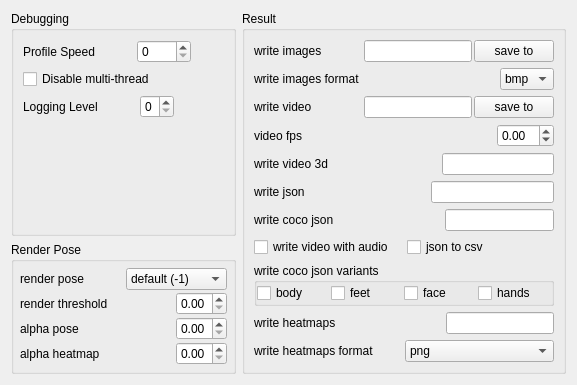
      <widget class="QWidget" name="tab_page">
       <attribute name="title">
        <string>output</string>
       </attribute>
       <layout class="QGridLayout" name="gridLayout_2">
        <item row="0" column="1" rowspan="4">
         <widget class="QGroupBox" name="groupBox_Result">
          <property name="title">
           <string>Result</string>
          </property>
          <layout class="QGridLayout" name="gridLayout_6">
           <item row="15" column="0">
            <layout class="QHBoxLayout" name="horizontalLayout_write_heatmaps">
             <property name="spacing">
              <number>2</number>
             </property>
             <item>
              <widget class="QLabel" name="label_write_heatmaps">
               <property name="toolTip">
                <string>&lt;html&gt;&lt;head/&gt;&lt;body&gt;&lt;p&gt;Directory to write body pose heatmaps in PNG format. At least 1 `add_heatmaps_X` flag must be enabled.&lt;/p&gt;&lt;/body&gt;&lt;/html&gt;</string>
               </property>
               <property name="text">
                <string>write heatmaps</string>
               </property>
              </widget>
             </item>
             <item>
              <spacer name="horizontalSpacer_34">
               <property name="orientation">
                <enum>Qt::Horizontal</enum>
               </property>
               <property name="sizeHint" stdset="0">
                <size>
                 <width>40</width>
                 <height>20</height>
                </size>
               </property>
              </spacer>
             </item>
             <item>
              <widget class="QLineEdit" name="lineEdit_write_heatmaps">
               <property name="inputMask">
                <string/>
               </property>
              </widget>
             </item>
            </layout>
           </item>
           <item row="16" column="0">
            <layout class="QHBoxLayout" name="horizontalLayout_write_heatmaps_format">
             <property name="spacing">
              <number>2</number>
             </property>
             <item>
              <widget class="QLabel" name="label_write_heatmaps_format">
               <property name="toolTip">
                <string>&lt;html&gt;&lt;head/&gt;&lt;body&gt;&lt;p&gt;File extension and format for `write_heatmaps`, analogous to `write_images_format`. For lossless compression, recommended `png` for integer `heatmaps_scale` and `float` for floating values.&lt;/p&gt;&lt;/body&gt;&lt;/html&gt;</string>
               </property>
               <property name="text">
                <string>write heatmaps format</string>
               </property>
              </widget>
             </item>
             <item>
              <widget class="QComboBox" name="comboBox_write_heatmaps_format">
               <item>
                <property name="text">
                 <string>png</string>
                </property>
               </item>
               <item>
                <property name="text">
                 <string>float</string>
                </property>
               </item>
              </widget>
             </item>
            </layout>
           </item>
           <item row="6" column="0">
            <layout class="QHBoxLayout" name="horizontalLayout_write_json">
             <property name="spacing">
              <number>2</number>
             </property>
             <item>
              <widget class="QLabel" name="label_write_json">
               <property name="toolTip">
                <string>&lt;html&gt;&lt;head/&gt;&lt;body&gt;&lt;p&gt;Directory to write OpenPose output in JSON format. It includes body, hand, and face pose keypoints (2-D and 3-D), as well as pose candidates (if `--part_candidates` enabled).&lt;/p&gt;&lt;/body&gt;&lt;/html&gt;</string>
               </property>
               <property name="text">
                <string>write json</string>
               </property>
              </widget>
             </item>
             <item>
              <spacer name="horizontalSpacer_31">
               <property name="orientation">
                <enum>Qt::Horizontal</enum>
               </property>
               <property name="sizeHint" stdset="0">
                <size>
                 <width>40</width>
                 <height>20</height>
                </size>
               </property>
              </spacer>
             </item>
             <item>
              <widget class="QLineEdit" name="lineEdit_write_json">
               <property name="inputMask">
                <string/>
               </property>
              </widget>
             </item>
            </layout>
           </item>
           <item row="2" column="0">
            <layout class="QHBoxLayout" name="horizontalLayout_write_video">
             <property name="spacing">
              <number>2</number>
             </property>
             <item>
              <widget class="QLabel" name="label_write_video">
               <property name="toolTip">
                <string>&lt;html&gt;&lt;head/&gt;&lt;body&gt;&lt;p&gt;Full file path to write rendered frames in motion JPEG video format. It might fail if the final path does not finish in `.avi`. It internally uses cv::VideoWriter. Flag`write_video_fps` controls FPS. Alternatively, the video extension can be `.mp4`, resulting in a file with a much smaller size and allowing `--write_video_with_audio`. However, that would require: 1) Ubuntu or Mac system, 2) FFmpeg library installed (`sudo apt-get install ffmpeg`), 3) the creation temporarily of a folder with the same file path than the final video (without the extension) to storage the intermediate frames that will later be used to generate the final MP4 video.&lt;/p&gt;&lt;/body&gt;&lt;/html&gt;</string>
               </property>
               <property name="text">
                <string>write video</string>
               </property>
              </widget>
             </item>
             <item>
              <spacer name="horizontalSpacer_28">
               <property name="orientation">
                <enum>Qt::Horizontal</enum>
               </property>
               <property name="sizeHint" stdset="0">
                <size>
                 <width>40</width>
                 <height>20</height>
                </size>
               </property>
              </spacer>
             </item>
             <item>
              <widget class="QLineEdit" name="lineEdit_write_video">
               <property name="inputMask">
                <string/>
               </property>
              </widget>
             </item>
             <item>
              <widget class="QPushButton" name="pushButton_write_video">
               <property name="text">
                <string>save to</string>
               </property>
              </widget>
             </item>
            </layout>
           </item>
           <item row="3" column="0">
            <layout class="QHBoxLayout" name="horizontalLayout_write_video_fps">
             <property name="spacing">
              <number>2</number>
             </property>
             <item>
              <widget class="QLabel" name="label_write_video_fps">
               <property name="toolTip">
                <string>&lt;html&gt;&lt;head/&gt;&lt;body&gt;&lt;p&gt;Frame rate for the recorded video. By default, it will try to get the input frames producer frame rate (e.g., input video or webcam frame rate). If the input frames producer does not have a set FPS (e.g., image_dir or webcam if OpenCV not compiled with its support), set this value accordingly (e.g., to the frame rate displayed by the OpenPose GUI).&lt;/p&gt;&lt;/body&gt;&lt;/html&gt;</string>
               </property>
               <property name="text">
                <string>video fps</string>
               </property>
              </widget>
             </item>
             <item>
              <spacer name="horizontalSpacer_27">
               <property name="orientation">
                <enum>Qt::Horizontal</enum>
               </property>
               <property name="sizeHint" stdset="0">
                <size>
                 <width>40</width>
                 <height>20</height>
                </size>
               </property>
              </spacer>
             </item>
             <item>
              <widget class="QDoubleSpinBox" name="doubleSpinBox_write_video_fps">
               <property name="minimum">
                <double>-1.000000000000000</double>
               </property>
              </widget>
             </item>
            </layout>
           </item>
           <item row="5" column="0">
            <layout class="QHBoxLayout" name="horizontalLayout_write_video_3d">
             <property name="spacing">
              <number>2</number>
             </property>
             <item>
              <widget class="QLabel" name="label_write_video_3d">
               <property name="toolTip">
                <string>&lt;html&gt;&lt;head/&gt;&lt;body&gt;&lt;p&gt;Analogous to `--write_video`, but applied to the 3D output.&lt;/p&gt;&lt;/body&gt;&lt;/html&gt;</string>
               </property>
               <property name="text">
                <string>write video 3d</string>
               </property>
              </widget>
             </item>
             <item>
              <spacer name="horizontalSpacer_30">
               <property name="orientation">
                <enum>Qt::Horizontal</enum>
               </property>
               <property name="sizeHint" stdset="0">
                <size>
                 <width>40</width>
                 <height>20</height>
                </size>
               </property>
              </spacer>
             </item>
             <item>
              <widget class="QLineEdit" name="lineEdit_write_video_3d">
               <property name="inputMask">
                <string/>
               </property>
              </widget>
             </item>
            </layout>
           </item>
           <item row="1" column="0">
            <layout class="QHBoxLayout" name="horizontalLayout_write_images_format">
             <property name="spacing">
              <number>2</number>
             </property>
             <item>
              <widget class="QLabel" name="label_write_images_format">
               <property name="toolTip">
                <string>&lt;html&gt;&lt;head/&gt;&lt;body&gt;&lt;p&gt;File extension and format for `write_images`, e.g., png, jpg or bmp. Check the OpenCV function cv::imwrite for all compatible extensions.&lt;/p&gt;&lt;/body&gt;&lt;/html&gt;</string>
               </property>
               <property name="text">
                <string>write images format</string>
               </property>
              </widget>
             </item>
             <item>
              <spacer name="horizontalSpacer_35">
               <property name="orientation">
                <enum>Qt::Horizontal</enum>
               </property>
               <property name="sizeHint" stdset="0">
                <size>
                 <width>40</width>
                 <height>20</height>
                </size>
               </property>
              </spacer>
             </item>
             <item>
              <widget class="QComboBox" name="comboBox_write_images_format">
               <item>
                <property name="text">
                 <string>bmp</string>
                </property>
               </item>
               <item>
                <property name="text">
                 <string>dib</string>
                </property>
               </item>
               <item>
                <property name="text">
                 <string>jpeg</string>
                </property>
               </item>
               <item>
                <property name="text">
                 <string>jpg</string>
                </property>
               </item>
               <item>
                <property name="text">
                 <string>jpe</string>
                </property>
               </item>
               <item>
                <property name="text">
                 <string>jp2</string>
                </property>
               </item>
               <item>
                <property name="text">
                 <string>png</string>
                </property>
               </item>
               <item>
                <property name="text">
                 <string>pbm</string>
                </property>
               </item>
               <item>
                <property name="text">
                 <string>pgm</string>
                </property>
               </item>
               <item>
                <property name="text">
                 <string>ppm</string>
                </property>
               </item>
               <item>
                <property name="text">
                 <string>sr</string>
                </property>
               </item>
               <item>
                <property name="text">
                 <string>ras</string>
                </property>
               </item>
               <item>
                <property name="text">
                 <string>tiff</string>
                </property>
               </item>
               <item>
                <property name="text">
                 <string>tif</string>
                </property>
               </item>
              </widget>
             </item>
            </layout>
           </item>
           <item row="0" column="0">
            <layout class="QHBoxLayout" name="horizontalLayout_write_images">
             <property name="spacing">
              <number>2</number>
             </property>
             <item>
              <widget class="QLabel" name="label_write_images">
               <property name="toolTip">
                <string>&lt;html&gt;&lt;head/&gt;&lt;body&gt;&lt;p&gt;Directory to write rendered frames in `write_images_format` image format.&lt;/p&gt;&lt;/body&gt;&lt;/html&gt;</string>
               </property>
               <property name="text">
                <string>write images</string>
               </property>
              </widget>
             </item>
             <item>
              <spacer name="horizontalSpacer_29">
               <property name="orientation">
                <enum>Qt::Horizontal</enum>
               </property>
               <property name="sizeHint" stdset="0">
                <size>
                 <width>40</width>
                 <height>20</height>
                </size>
               </property>
              </spacer>
             </item>
             <item>
              <widget class="QLineEdit" name="lineEdit_write_images">
               <property name="inputMask">
                <string/>
               </property>
              </widget>
             </item>
             <item>
              <widget class="QPushButton" name="pushButton_write_images">
               <property name="sizePolicy">
                <sizepolicy hsizetype="Minimum" vsizetype="Fixed">
                 <horstretch>0</horstretch>
                 <verstretch>0</verstretch>
                </sizepolicy>
               </property>
               <property name="text">
                <string>save to</string>
               </property>
              </widget>
             </item>
            </layout>
           </item>
           <item row="14" column="0">
            <widget class="QGroupBox" name="groupBox_write_coco_json_variants">
             <property name="title">
              <string>write coco json variants</string>
             </property>
             <layout class="QGridLayout" name="gridLayout_4">
              <property name="leftMargin">
               <number>0</number>
              </property>
              <property name="topMargin">
               <number>0</number>
              </property>
              <property name="rightMargin">
               <number>0</number>
              </property>
              <property name="bottomMargin">
               <number>0</number>
              </property>
              <property name="spacing">
               <number>0</number>
              </property>
              <item row="0" column="3">
               <widget class="QCheckBox" name="checkBox_hands">
                <property name="text">
                 <string>hands</string>
                </property>
               </widget>
              </item>
              <item row="0" column="0">
               <widget class="QCheckBox" name="checkBox_body">
                <property name="text">
                 <string>body</string>
                </property>
               </widget>
              </item>
              <item row="0" column="1">
               <widget class="QCheckBox" name="checkBox_feet">
                <property name="text">
                 <string>feet</string>
                </property>
               </widget>
              </item>
              <item row="0" column="2">
               <widget class="QCheckBox" name="checkBox_face">
                <property name="text">
                 <string>face</string>
                </property>
               </widget>
              </item>
             </layout>
            </widget>
           </item>
           <item row="7" column="0">
            <layout class="QHBoxLayout" name="horizontalLayout_write_coco_json">
             <property name="spacing">
              <number>2</number>
             </property>
             <item>
              <widget class="QLabel" name="label_write_coco_json">
               <property name="toolTip">
                <string>&lt;html&gt;&lt;head/&gt;&lt;body&gt;&lt;p&gt;Full file path to write people pose data with JSON COCO validation format. If foot, face, hands, etc. JSON is also desired (`--write_coco_json_variants`), they are saved with different file name suffix.&lt;/p&gt;&lt;/body&gt;&lt;/html&gt;</string>
               </property>
               <property name="text">
                <string>write coco json</string>
               </property>
              </widget>
             </item>
             <item>
              <spacer name="horizontalSpacer_32">
               <property name="orientation">
                <enum>Qt::Horizontal</enum>
               </property>
               <property name="sizeHint" stdset="0">
                <size>
                 <width>40</width>
                 <height>20</height>
                </size>
               </property>
              </spacer>
             </item>
             <item>
              <widget class="QLineEdit" name="lineEdit_write_coco_json">
               <property name="inputMask">
                <string/>
               </property>
              </widget>
             </item>
            </layout>
           </item>
           <item row="8" column="0">
            <layout class="QHBoxLayout" name="horizontalLayout">
             <item>
              <widget class="QCheckBox" name="checkBox_write_video_with_audio">
               <property name="toolTip">
                <string>&lt;html&gt;&lt;head/&gt;&lt;body&gt;&lt;p&gt;If the input is video and the output is so too, it will save the video with audio. It requires the output video file path finishing in `.mp4` format (see `write_video` for details).&lt;/p&gt;&lt;/body&gt;&lt;/html&gt;</string>
               </property>
               <property name="text">
                <string>write video with audio</string>
               </property>
              </widget>
             </item>
             <item>
              <widget class="QCheckBox" name="CheckBox_json2csv">
               <property name="toolTip">
                <string>&lt;html&gt;&lt;head/&gt;&lt;body&gt;&lt;p&gt;conver the write json file to csv file&lt;/p&gt;&lt;/body&gt;&lt;/html&gt;</string>
               </property>
               <property name="text">
                <string>json to csv</string>
               </property>
              </widget>
             </item>
            </layout>
           </item>
          </layout>
         </widget>
        </item>
        <item row="3" column="0">
         <widget class="QGroupBox" name="groupBox_Render_Pose">
          <property name="title">
           <string>Render Pose</string>
          </property>
          <layout class="QVBoxLayout" name="verticalLayout_4">
           <property name="spacing">
            <number>2</number>
           </property>
           <property name="leftMargin">
            <number>6</number>
           </property>
           <property name="topMargin">
            <number>6</number>
           </property>
           <property name="rightMargin">
            <number>6</number>
           </property>
           <property name="bottomMargin">
            <number>6</number>
           </property>
           <item>
            <layout class="QHBoxLayout" name="horizontalLayout_render_pose">
             <property name="spacing">
              <number>2</number>
             </property>
             <item>
              <widget class="QLabel" name="label_render_pose">
               <property name="sizePolicy">
                <sizepolicy hsizetype="Preferred" vsizetype="Preferred">
                 <horstretch>0</horstretch>
                 <verstretch>0</verstretch>
                </sizepolicy>
               </property>
               <property name="toolTip">
                <string>&lt;html&gt;&lt;head/&gt;&lt;body&gt;&lt;p&gt;Set to 0 for no rendering, 1 for CPU rendering (slightly faster), and 2 for GPU rendering (slower but greater functionality, e.g., `alpha_X` flags). If -1, it will pick CPU if CPU_ONLY is enabled, or GPU if CUDA is enabled. If rendering is enabled, it will render both `outputData` and `cvOutputData` with the original image and desired body part to be shown (i.e., keypoints, heat maps or PAFs).&lt;/p&gt;&lt;/body&gt;&lt;/html&gt;</string>
               </property>
               <property name="text">
                <string>render pose</string>
               </property>
              </widget>
             </item>
             <item>
              <spacer name="horizontalSpacer_4">
               <property name="orientation">
                <enum>Qt::Horizontal</enum>
               </property>
               <property name="sizeHint" stdset="0">
                <size>
                 <width>40</width>
                 <height>20</height>
                </size>
               </property>
              </spacer>
             </item>
             <item>
              <widget class="QComboBox" name="comboBox_render_pose">
               <property name="sizePolicy">
                <sizepolicy hsizetype="MinimumExpanding" vsizetype="Fixed">
                 <horstretch>0</horstretch>
                 <verstretch>0</verstretch>
                </sizepolicy>
               </property>
               <property name="editable">
                <bool>false</bool>
               </property>
               <item>
                <property name="text">
                 <string>default (-1)</string>
                </property>
               </item>
               <item>
                <property name="text">
                 <string>no render (0)</string>
                </property>
               </item>
               <item>
                <property name="text">
                 <string>CPU only (1)</string>
                </property>
               </item>
               <item>
                <property name="text">
                 <string>GPU only (2)</string>
                </property>
               </item>
              </widget>
             </item>
            </layout>
           </item>
           <item>
            <layout class="QHBoxLayout" name="horizontalLayout_render_threshold">
             <property name="spacing">
              <number>2</number>
             </property>
             <item>
              <widget class="QLabel" name="label_render_threshold">
               <property name="toolTip">
                <string>&lt;html&gt;&lt;head/&gt;&lt;body&gt;&lt;p&gt;Only estimated keypoints whose score confidences are higher than this threshold will be rendered. Generally, a high threshold (&amp;gt; 0.5) will only render very clear body parts; while small thresholds (~0.1) will also output guessed and occluded keypoints, but also more false positives (i.e., wrong detections).&lt;/p&gt;&lt;/body&gt;&lt;/html&gt;</string>
               </property>
               <property name="text">
                <string>render threshold</string>
               </property>
              </widget>
             </item>
             <item>
              <spacer name="horizontalSpacer_26">
               <property name="orientation">
                <enum>Qt::Horizontal</enum>
               </property>
               <property name="sizeHint" stdset="0">
                <size>
                 <width>40</width>
                 <height>20</height>
                </size>
               </property>
              </spacer>
             </item>
             <item>
              <widget class="QDoubleSpinBox" name="doubleSpinBox_render_threshold">
               <property name="maximum">
                <double>1.000000000000000</double>
               </property>
               <property name="singleStep">
                <double>0.010000000000000</double>
               </property>
              </widget>
             </item>
            </layout>
           </item>
           <item>
            <layout class="QHBoxLayout" name="horizontalLayout_alpha_pose">
             <property name="spacing">
              <number>2</number>
             </property>
             <item>
              <widget class="QLabel" name="label_alpha_pose">
               <property name="toolTip">
                <string>&lt;html&gt;&lt;head/&gt;&lt;body&gt;&lt;p&gt;Blending factor (range 0-1) for the body part rendering. 1 will show it completely, 0 will hide it. Only valid for GPU rendering.&lt;/p&gt;&lt;/body&gt;&lt;/html&gt;</string>
               </property>
               <property name="text">
                <string>alpha pose</string>
               </property>
              </widget>
             </item>
             <item>
              <spacer name="horizontalSpacer_20">
               <property name="orientation">
                <enum>Qt::Horizontal</enum>
               </property>
               <property name="sizeHint" stdset="0">
                <size>
                 <width>40</width>
                 <height>20</height>
                </size>
               </property>
              </spacer>
             </item>
             <item>
              <widget class="QDoubleSpinBox" name="doubleSpinBox_alpha_pose">
               <property name="maximum">
                <double>1.000000000000000</double>
               </property>
               <property name="singleStep">
                <double>0.010000000000000</double>
               </property>
              </widget>
             </item>
            </layout>
           </item>
           <item>
            <layout class="QHBoxLayout" name="horizontalLayout_alpha_heatmap">
             <property name="spacing">
              <number>2</number>
             </property>
             <item>
              <widget class="QLabel" name="label_alpha_heatmap">
               <property name="toolTip">
                <string>&lt;html&gt;&lt;head/&gt;&lt;body&gt;&lt;p&gt;Blending factor (range 0-1) between heatmap and original frame. 1 will only show the heatmap, 0 will only show the frame. Only valid for GPU rendering.&lt;/p&gt;&lt;/body&gt;&lt;/html&gt;</string>
               </property>
               <property name="text">
                <string>alpha heatmap</string>
               </property>
              </widget>
             </item>
             <item>
              <spacer name="horizontalSpacer_22">
               <property name="orientation">
                <enum>Qt::Horizontal</enum>
               </property>
               <property name="sizeHint" stdset="0">
                <size>
                 <width>40</width>
                 <height>20</height>
                </size>
               </property>
              </spacer>
             </item>
             <item>
              <widget class="QDoubleSpinBox" name="doubleSpinBox_alpha_heatmap">
               <property name="minimum">
                <double>0.000000000000000</double>
               </property>
               <property name="maximum">
                <double>1.000000000000000</double>
               </property>
               <property name="singleStep">
                <double>0.010000000000000</double>
               </property>
               <property name="value">
                <double>0.000000000000000</double>
               </property>
              </widget>
             </item>
            </layout>
           </item>
          </layout>
         </widget>
        </item>
        <item row="0" column="0" rowspan="3">
         <widget class="QGroupBox" name="groupBox_debugging">
          <property name="title">
           <string>Debugging</string>
          </property>
          <layout class="QFormLayout" name="formLayout_9">
           <item row="0" column="0">
            <layout class="QHBoxLayout" name="horizontalLayout_profile_speed">
             <property name="spacing">
              <number>2</number>
             </property>
             <item>
              <widget class="QLabel" name="label_profile_speed">
               <property name="toolTip">
                <string>&lt;html&gt;&lt;head/&gt;&lt;body&gt;&lt;p&gt;If PROFILER_ENABLED was set in CMake or Makefile.config files, OpenPose will show some runtime statistics at this frame number.&lt;/p&gt;&lt;/body&gt;&lt;/html&gt;</string>
               </property>
               <property name="text">
                <string>Profile Speed</string>
               </property>
              </widget>
             </item>
             <item>
              <spacer name="horizontalSpacer_33">
               <property name="orientation">
                <enum>Qt::Horizontal</enum>
               </property>
               <property name="sizeHint" stdset="0">
                <size>
                 <width>40</width>
                 <height>20</height>
                </size>
               </property>
              </spacer>
             </item>
             <item>
              <widget class="QSpinBox" name="spinBox_profile_speed">
               <property name="sizePolicy">
                <sizepolicy hsizetype="Minimum" vsizetype="Fixed">
                 <horstretch>0</horstretch>
                 <verstretch>0</verstretch>
                </sizepolicy>
               </property>
               <property name="maximum">
                <number>1000</number>
               </property>
              </widget>
             </item>
            </layout>
           </item>
           <item row="1" column="0">
            <widget class="QCheckBox" name="Checkbox_multi_thread">
             <property name="toolTip">
              <string>&lt;html&gt;&lt;head/&gt;&lt;body&gt;&lt;p&gt;It would slightly reduce the frame rate in order to highly reduce the lag. Mainly useful for 1) Cases where it is needed a low latency (e.g., webcam in real-time scenarios with low-range GPU devices); and 2) Debugging OpenPose when it is crashing to locate the error.&lt;/p&gt;&lt;/body&gt;&lt;/html&gt;</string>
             </property>
             <property name="text">
              <string>Disable multi-thread</string>
             </property>
             <property name="checked">
              <bool>false</bool>
             </property>
             <property name="tristate">
              <bool>false</bool>
             </property>
            </widget>
           </item>
           <item row="2" column="0">
            <layout class="QHBoxLayout" name="horizontalLayout_logging_level">
             <property name="spacing">
              <number>2</number>
             </property>
             <item>
              <widget class="QLabel" name="label_logging_level">
               <property name="toolTip">
                <string>&lt;html&gt;&lt;head/&gt;&lt;body&gt;&lt;p&gt;The logging level. Integer in the range [0, 255]. 0 will output any log() message, while 255 will not output any. Current OpenPose library messages are in the range 0-4: 1 for low priority messages and 4 for important ones.&lt;/p&gt;&lt;/body&gt;&lt;/html&gt;</string>
               </property>
               <property name="text">
                <string>Logging Level</string>
               </property>
              </widget>
             </item>
             <item>
              <spacer name="horizontalSpacer_36">
               <property name="orientation">
                <enum>Qt::Horizontal</enum>
               </property>
               <property name="sizeHint" stdset="0">
                <size>
                 <width>40</width>
                 <height>20</height>
                </size>
               </property>
              </spacer>
             </item>
             <item>
              <widget class="QSpinBox" name="spinBox_logging_level">
               <property name="maximum">
                <number>4</number>
               </property>
              </widget>
             </item>
            </layout>
           </item>
          </layout>
         </widget>
        </item>
       </layout>
      </widget>
